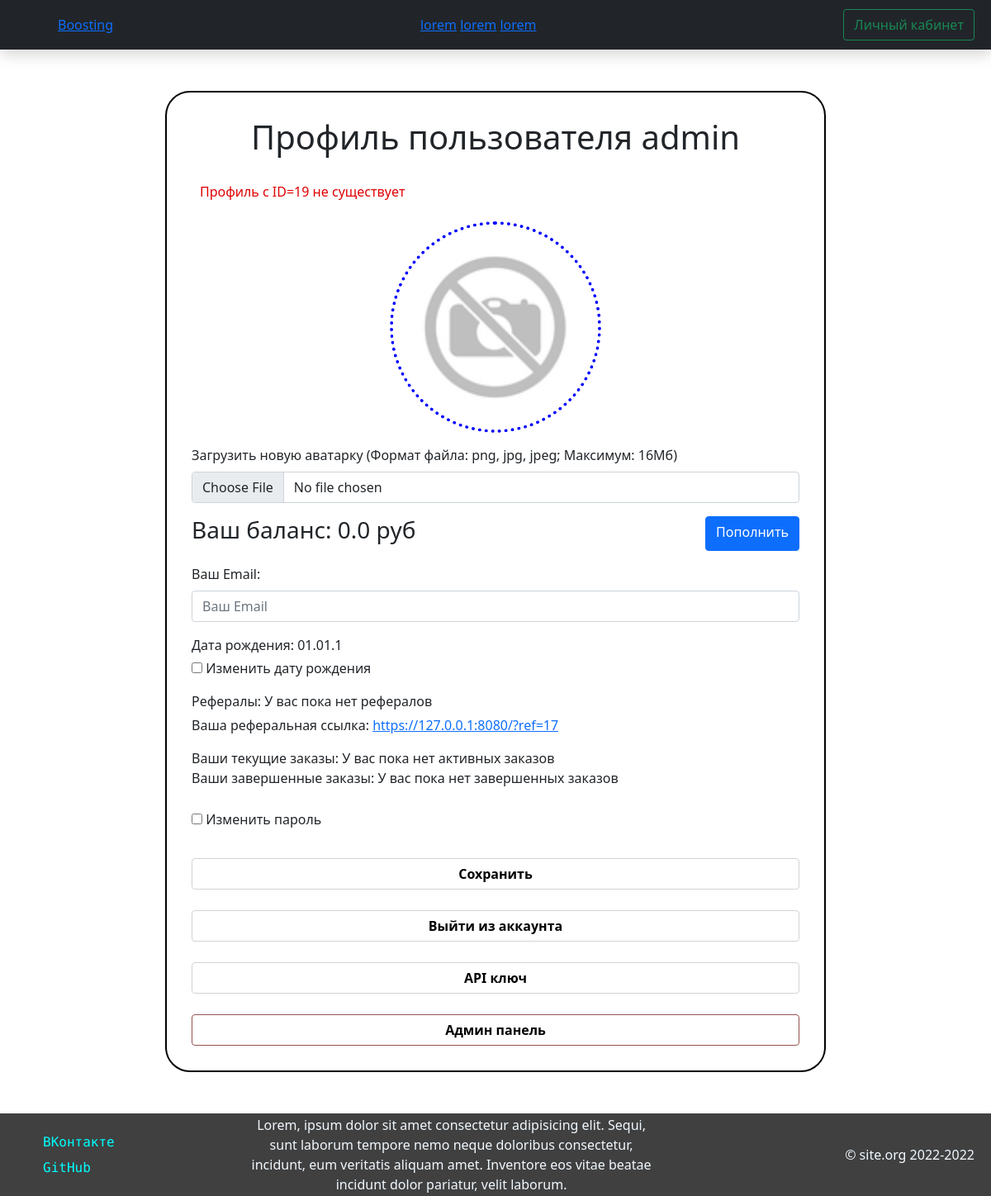
/profile?user_id=19 (signed in), run on an earlier commit of the app's database.
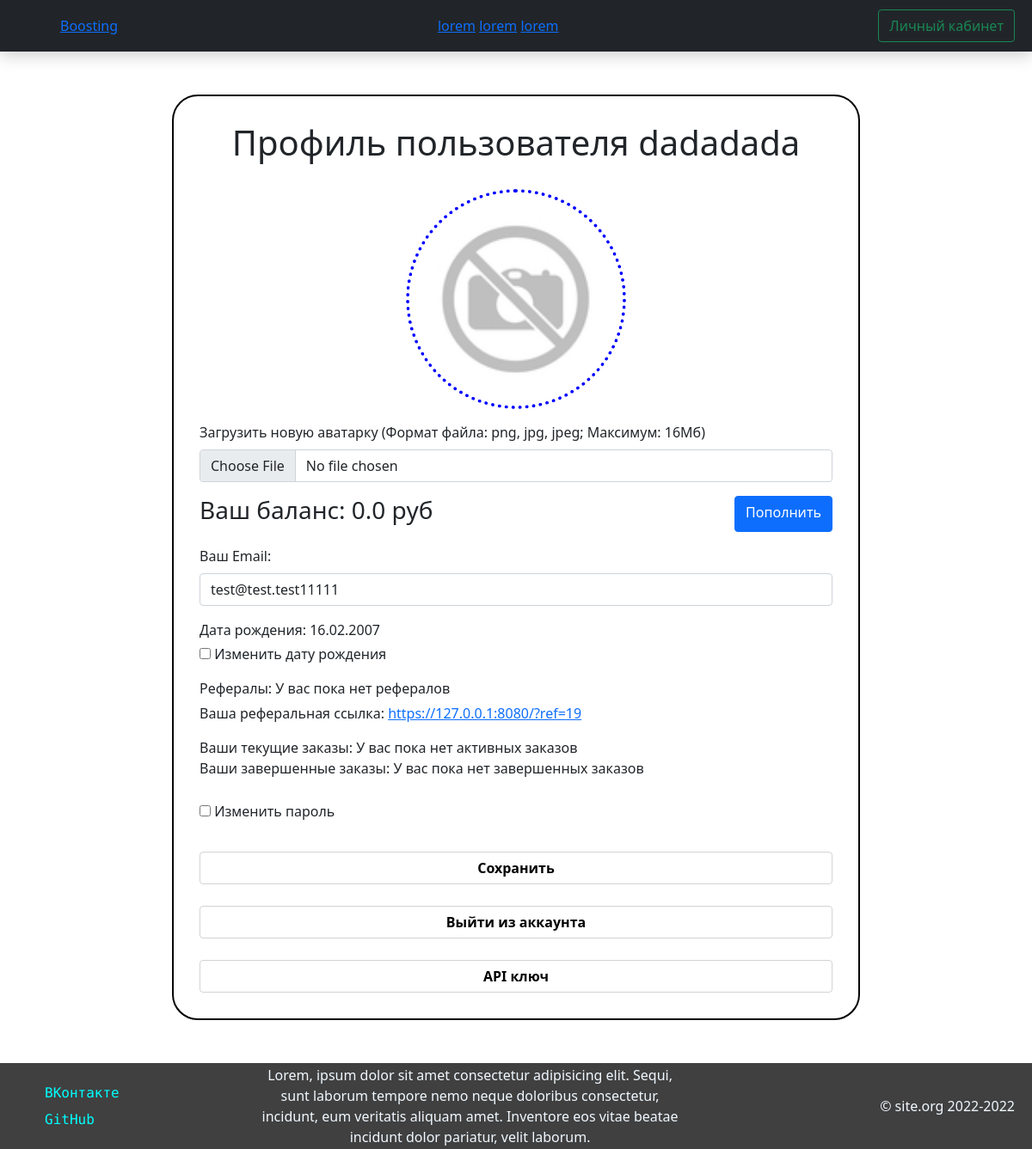
And on a later commit of the database.
### Site/models.py (models this page shows)
class User(db.Model, UserMixin, SerializerMixin):
    __tablename__ = 'user'
    id = db.Column(db.Integer, primary_key=True)
    login = db.Column(db.String, nullable=False, unique=True)
    email = db.Column(db.String, default="")
    password = db.Column(db.String, nullable=False)
    day = db.Column(db.Integer, nullable=False)
    month = db.Column(db.Integer, nullable=False)
    year = db.Column(db.Integer, nullable=False)
    parent = db.Column(db.Integer, default=-1)
    balance = db.Column(db.Float, default=0)
    orders_id = db.Column(db.String, default="")
    current_orders = db.Column(db.String, default="")
    admin_status = db.Column(db.Integer, default=0)
    is_banned = db.Column(db.Float, default=False)
    until = db.Column(db.String, default="")

### Site/routes.py (the view)
@app.route('/profile', methods=["GET", 'POST'])
@login_required
def profile():
    profile_id = request.args.get('user_id')
    superuser = None
    if profile_id:
        superuser = User.query.get(current_user.get_id())
    cur_user = User.query.get(current_user.get_id())
    if request.method == "POST":
        cur_email = current_user.email
        new_email = request.form.get("email")
        if cur_email != new_email:
            _p1, _p2 = new_email.split("@")
            def check_p1_email(p_test, not_allowed):
                arr_test = [p_test.startswith(i) for i in not_allowed] + [p_test.endswith(i) for i in not_allowed]
                print(arr_test)
                return any(arr_test)
            if check_p1_email(_p1, "./@#_*&") or _p2.count('.') != 1:
                flash('Неправильный формат почты')
            else:
                cur_user.email = new_email
        file = request.files.get('file')
        if file.filename:
            available = ['png', 'jpg', 'jpeg']
            file_res = file.filename.split('.')[-1]
            if file_res not in available:
                flash('Формат файла не поддерживается')
            else:
                img_location = 'Site/static/img/profile_images'
                if not os.path.isdir(img_location):
                    os.mkdir(img_location)
                new_file = f'{img_location}/{secure_filename(f"{current_user.get_id()}.png")}'
                file.save(new_file)
        if request.form.get('show-select'):
            day, month, year = [int(request.form.get(key)) for key in ["Day", "Month", "Year"]]
            if all([day, month, year]) and 1 <= day <= 31 and 1 <= month <= 12 and 1898 <= year <= 2022:
                if day > 29 and month == 2 and year % 4:
                    day = 28
                cur_user.day = day
                cur_user.month = month
                cur_user.year = year
            else:
                flash('Неправильная новая дата рождения')
        if request.form.get('change-password'):
            cur_pass, new_pass, new_pass2 = [request.form.get(f"pass{i}") for i in range(3)]
            print(cur_pass, new_pass, new_pass2)
            if check_password_hash(cur_user.password, cur_pass):
                if cur_pass == new_pass:
                    flash('Пароль не может совпадать с текущим')
                else:
                    cur_user.password = generate_password_hash(new_pass)
                    print('gud')
            else:
                flash('Введенный пароль не совпадает с текущим')
        db.session.commit()
        return redirect(url_for('profile'))
    else:
        if superuser and superuser.admin_status == 2:
            try:
                cur_user = User.query.get(int(profile_id))
                if not cur_user:
                    cur_user = superuser
                    flash(f'Профиль с ID={profile_id} не существует')
            except ValueError:
                flash('Аргумент user_id должен быть числом!')
            except Exception as e:
                flash(e.__str__())
        p_image = url_for('static', filename=f'img/profile_images/{cur_user.id}.png')
        refs = ', '.join([user.login for user in User.query.filter_by(parent=cur_user.id).all()])
        refs = refs if refs else "У вас пока нет рефералов"
        current_orders = cur_user.current_orders if cur_user.current_orders else "У вас пока нет активных заказов"
        orders_id = cur_user.orders_id if cur_user.orders_id else "У вас пока нет завершенных заказов"
        birth = date(cur_user.year, cur_user.month, cur_user.day).strftime("%d.%m.%Y")
        if not os.path.exists("Site/" + p_image):
            p_image = DEFAULT_PROFILE_IMAGE
        return render_template('profile.html',
                               css=url_for('static', filename="css/profile.css"),
                               nickname=get_user_nick(),
                               user=cur_user,
                               profile_image=p_image,
                               birth=birth,
                               refs=refs,
                               ref_id=cur_user.id,
                               current_orders=current_orders,
                               completed_orders=orders_id)

### Site/auth.py (called while the page is built)
@login_manager.user_loader
def load_user(user_id):
    return User.query.get(user_id)

### Site/routes.py (called while the page is built)
def get_user_nick():
    try:
        nick = User.query.get(current_user.get_id()).login
    except AttributeError:
        nick = None
    return nick

### Site/templates/profile.html (shortened to what this page needs)
{% extends "base.html" %}
{% block head %}
    {{super()}}
    <link rel="stylesheet" href={{css|safe}}>
{% endblock %}
{% block container %}
    <div class="profile-container">
        <h1>Профиль пользователя {{user.login}}</h1>
        <div class="info mb-4">
            {% with messages = get_flashed_messages() %}
                {% if messages %}
                <ul class="flashes info" style="list-style: none; padding-left: 10px; display: block;">
                {% for message in messages %}
                    <li>{{ message }}</li>
                {% endfor %}
                </ul>
                {% endif %}
            {% endwith %}
        </div>
        <form action="" class="profile" method="post", enctype="multipart/form-data" onsubmit="return validate_profile()">
            <div class="avatar">
                <img src="{{profile_image|safe}}" alt="" class="profile-image">
                <div class="mb-3">
                    <label for="formFile" class="form-label">Загрузить новую аватарку (Формат файла: png, jpg, jpeg; Максимум: 16Мб)</label>
                    <input class="form-control" type="file" id="formFile" name="file">
                </div>
            </div>
            <div class="balance mb-3">
                <h3>Ваш баланс: {{user.balance}} руб</h3>
                <a href="/topup" class="btn btn-primary" style="margin-left: 10px;">Пополнить</a>
            </div>
            <div class="email mb-3">
                <label for="email-input" class="form-label">Ваш Email:</label>
                <input name="email" type="email" id="email-input" class="form-control" placeholder="Ваш Email" value="{{user.email}}">
            </div>
            <div class="birth">
                <p style="margin-bottom: 0;">Дата рождения: {{birth}}</p>
                <div class="show-select-div mt-1 mb-3" >
                    <input type="checkbox" name="show-select" id="show-select">
                    <label for="show-select" id="show-select">Изменить дату рождения</label>
                </div>
            </div>
            <div class="referals mb-3" style="display: block;">
                <p style="margin-bottom: 0;">Рефералы: {{refs}}</p>
                <p style="margin-top: 5px;">Ваша реферальная ссылка: <a href="/?ref={{ref_id}}">https://127.0.0.1:8080/?ref={{ref_id}}</a></p>
            </div>
            <div class="orders mb-3">
                <div class="current-orders">
                    Ваши текущие заказы: {{current_orders}}
                </div>
                <div class="completed-orders">
                    Ваши завершенные заказы: {{completed_orders}}
                </div>
            </div>
            <div class="change-password">
                <input type="checkbox" name="change-password" id="change-password">
                <label for="change-password">Изменить пароль</label>
            </div>
            <button type="submit" class="submit-button">
                Сохранить
            </button>
        </form>
        <div class="buttons">
            <a href="/logout" class="submit-button a-button">Выйти из аккаунта</a>
            <a href="/apikey" class="submit-button a-button">API ключ</a>
            {% if user.admin_status > 0 %}
            <a href="/admin" class="submit-button a-button" style="border: 1px solid rgb(152, 83, 83);">Админ панель</a>
            {% endif %}
        </div>
    </div>
{% endblock %}

What changed in the data, as far as the page shows it:
no longer on this page (row unchanged): User: login "admin", balance "0.0"
added User: login "dadadada", balance "0.0", email "test@test.test11111"
Also different on the page:
{{ birth }}: "01.01.1" → "16.02.2007"
{{ ref_id }}: "17" → "19"
list line gone: "Профиль с ID=19 не существует"
text no longer shown: "Админ панель"
